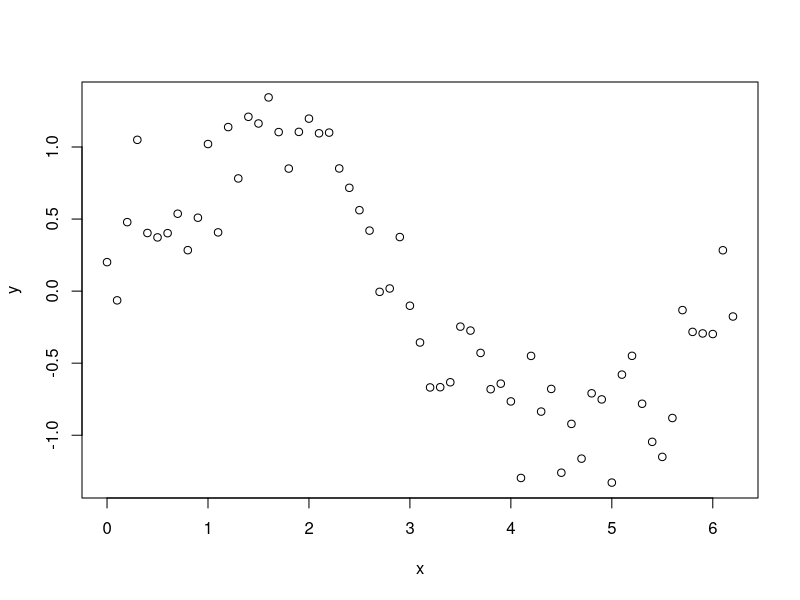
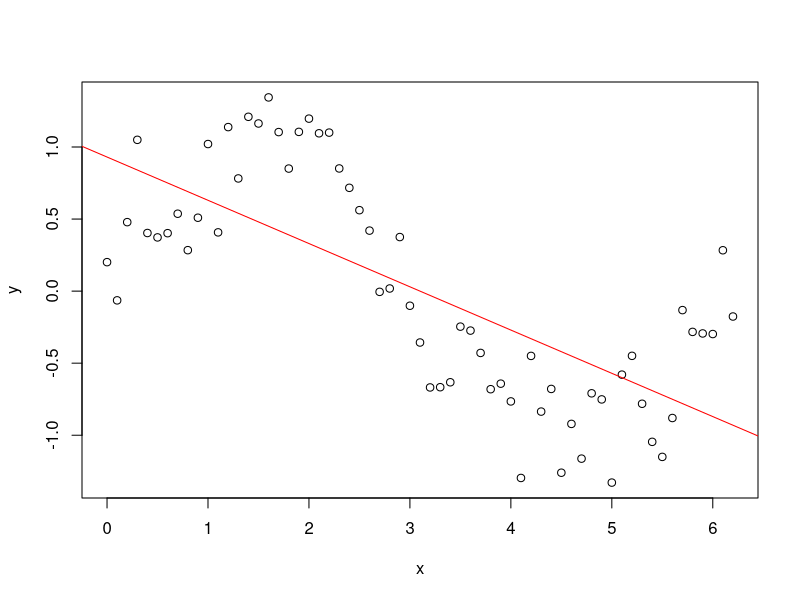
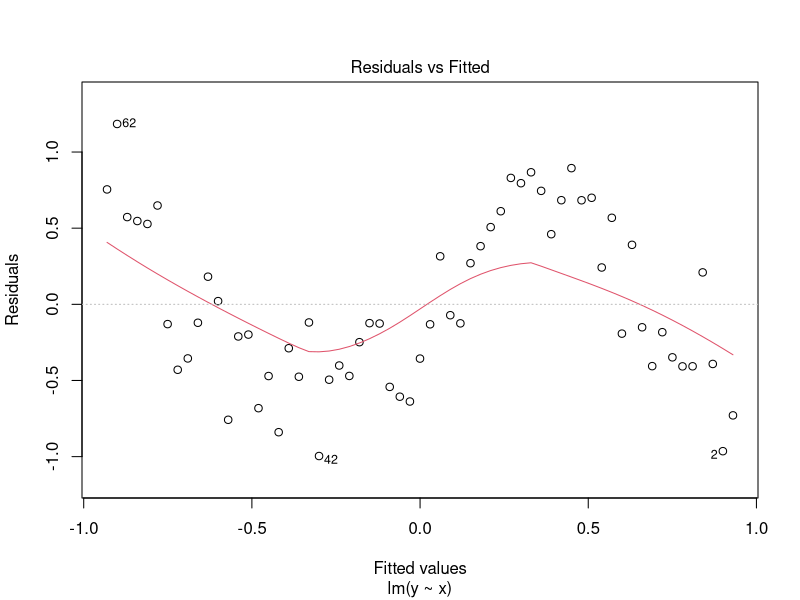
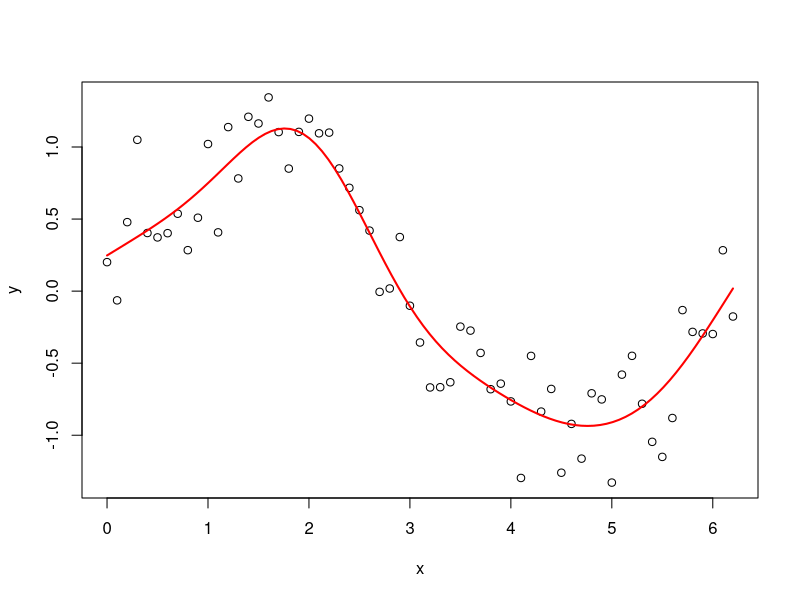
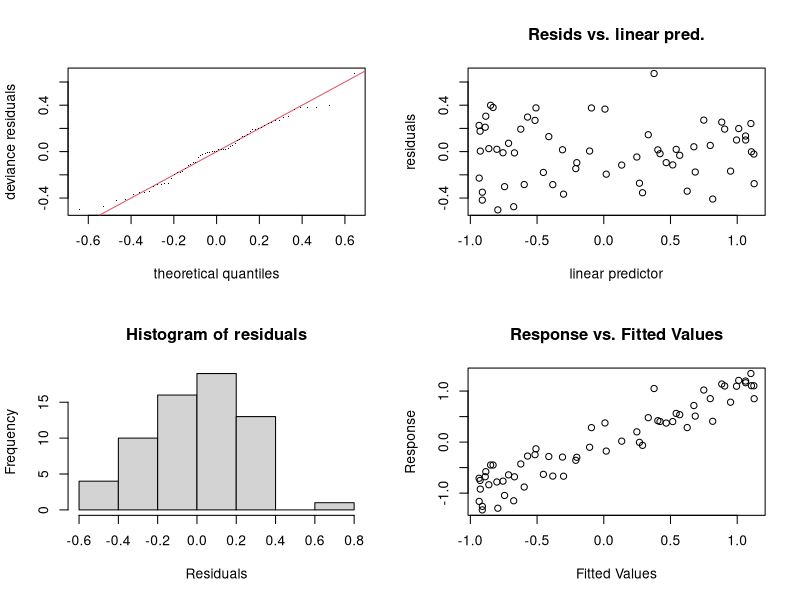
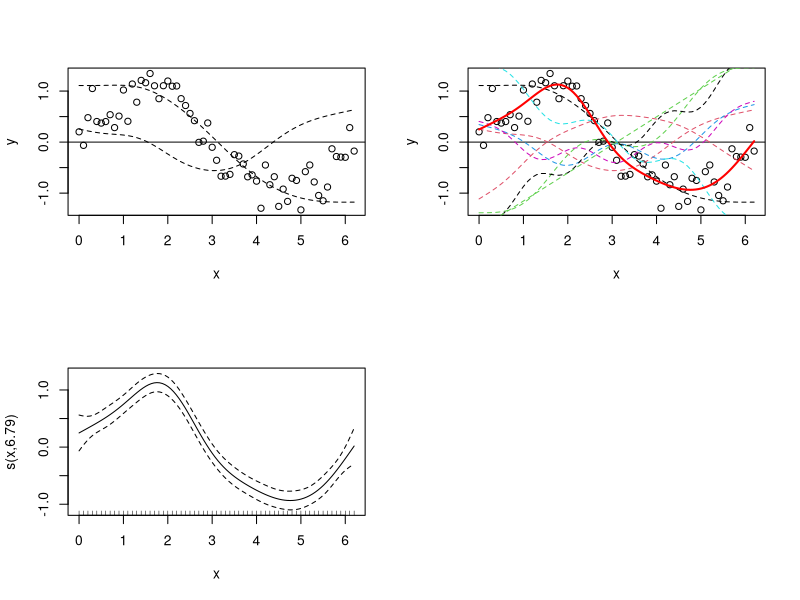
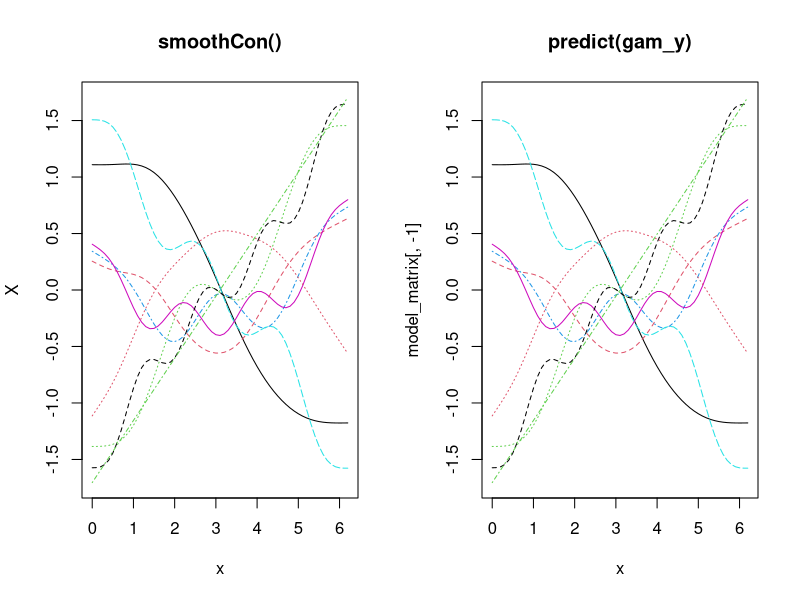
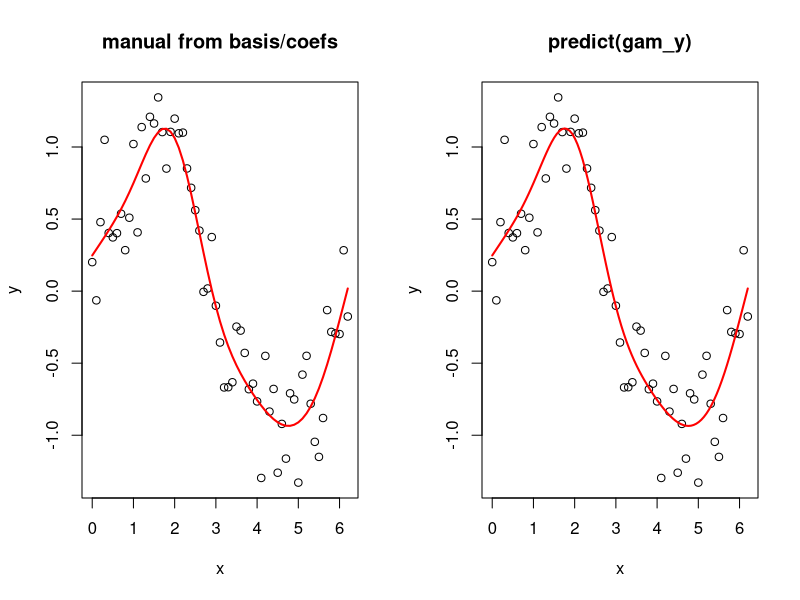

These charts were generated, in order, by the following R code:
## ---- chunk 1
library(mgcv)

x <- seq(0, pi * 2, 0.1)
sin_x <- sin(x)
y <- sin_x + rnorm(n = length(x), mean = 0, sd = sd(sin_x / 2))
plot(y ~ x)
## ---- chunk 2
lm_y <- lm(y ~ x)
plot(y ~ x)
abline(lm_y, col = "red")
## ---- chunk 3
plot(lm_y, which = 1)
## ---- chunk 4
gam_y <- gam(y ~ s(x), method = "REML")
plot(y ~ x)
x_new <- seq(0, max(x), length.out = 100)
y_pred <- predict(gam_y, data.frame(x = x_new)) 
lines(y_pred ~ x_new, col = "red", lwd = 2)
## ---- chunk 5
par(mfrow = c(2,2))
gam.check(gam_y)
## ---- chunk 6
model_matrix <- predict(gam_y, type = "lpmatrix")
plot(y ~ x)
abline(h = 0)
lines(x, model_matrix[, "s(x).1"], type = "l", lty = 2)
lines(x, model_matrix[, "s(x).2"], type = "l", lty = 2)
## ---- chunk 7
plot(y ~ x)
abline(h = 0)
matplot(x, model_matrix[,-1], type = "l", lty = 2, add = T)
lines(y_pred ~ x_new, col = "red", lwd = 2)
## ---- chunk 8
plot(gam_y)
## ---- chunk 9
x_sin_smooth <- smoothCon(s(x), data = data.frame(x), absorb.cons = TRUE) 
X <- x_sin_smooth[[1]]$X

par(mfrow = c(1,2))
matplot(x, X, type = "l", main = "smoothCon()")
matplot(x, model_matrix[,-1], type = "l", main = "predict(gam_y)")
## ---- chunk 10
betas <- gam_y$coefficients
linear_pred <- model_matrix %*% betas

par(mfrow = c(1,2))
plot(y ~ x, main = "manual from basis/coefs")
lines(linear_pred ~ x, col = "red", lwd = 2)
plot(y ~ x, main = "predict(gam_y)")
lines(y_pred ~ x_new, col = "red", lwd = 2)
## ---- chunk 11
par(mfrow = c(1,2))
plot(y ~ x)
plot(y ~ rowSums(X))
## ---- chunk 12
CO2 <- read.csv("manua_loa_co2.csv")
CO2$time <- as.integer(as.Date(CO2$Date, format = "%d/%m/%Y"))
CO2_dat <- CO2
CO2 <- CO2[CO2$year %in% (2000:2010),]
## ---- chunk 13
plot(co2 ~ time, data = CO2, type = "l")
axis(1, CO2$time, CO2$Date, line = 1) # lazy, but just for demo
CO2_time <- gam(co2 ~ s(time), data = CO2, method = "REML")
plot(CO2_time)
## ---- chunk 14
par(mfrow = c(2,2))
gam.check(CO2_time)
## ---- chunk 15
CO2_season_time <- gam(co2 ~ s(month, bs = 'cc', k = 12) + s(time), data = CO2, method = "REML")
par(mfrow = c(1,2))
plot(CO2_season_time)
## ---- chunk 16
par(mfrow = c(2,2))
gam.check(CO2_season_time)
## ---- chunk 17
CO2_season_time <- gam(co2 ~ s(month, bs = 'cc', k = 12) + s(time), data = CO2_dat, method = "REML")
par(mfrow = c(1,2))
plot(CO2_season_time)
## ---- chunk 18
format(Sys.time(), "%a %b %d %Y")
